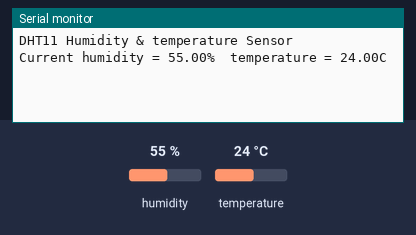
A sketch run on a simulated ESP8266 (NodeMCU). Shown: the last lines printed to the serial monitor. Wiring (inferred from the names in the program): DHT11 sensor: data D2. Inputs (shaded band) come from the test bench; at power-on: humidity 55 %, temperature 24 °C.

Above: at 2.7 s.
2.8 s: humidity set to 22 %
At 7.0 s:
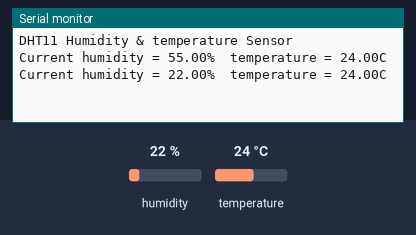
8.8 s: temperature set to 12 °C
At 12.9 s:
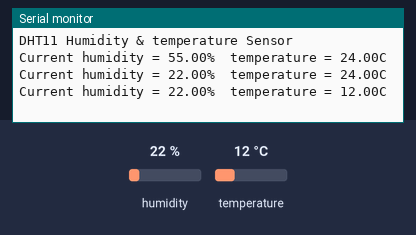
14.8 s: humidity set to 40 %
At 17.6 s:
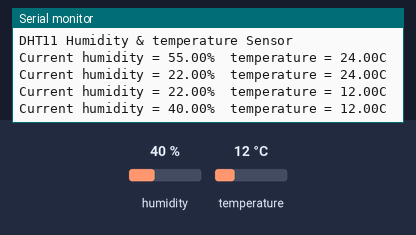
Timing chart, 0 to 19.1 s (numbered marks = the images above; inputs shaded):
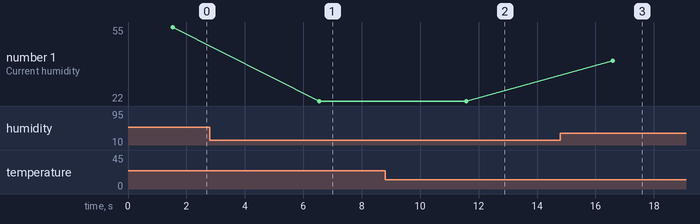

Measured:
- after the input at 2.8 s, the serial monitor: prints a new line after 3.7 s (image 1)
- after the input at 8.8 s, the serial monitor: prints a new line after 2.8 s (image 2)
- after the input at 14.8 s, the serial monitor: prints a new line after 1.8 s (image 3)
- plotted number 1: 55 → 22 after the input at 2.8 s, 22 → 40 after the input at 14.8 s

The sketch:

IoT_DHT11.ino
```cpp
#include <dht.h>


#define dht_apin D2 // Analog Pin sensor is connected to

dht DHT;

void setup(){

  Serial.begin(115200);
  delay(500);//Delay to let system boot
  Serial.println("DHT11 Humidity & temperature Sensor\n\n");
  delay(1000);//Wait before accessing Sensor

}//end "setup()"

void loop(){
  //Start of Program

    DHT.read11(dht_apin);

    Serial.print("Current humidity = ");
    Serial.print(DHT.humidity);
    Serial.print("%  ");
    Serial.print("temperature = ");
    Serial.print(DHT.temperature);
    Serial.println("C  ");

    delay(5000);//Wait 5 seconds before accessing sensor again.

  //Fastest should be once every two seconds.

}// end loop()
```
